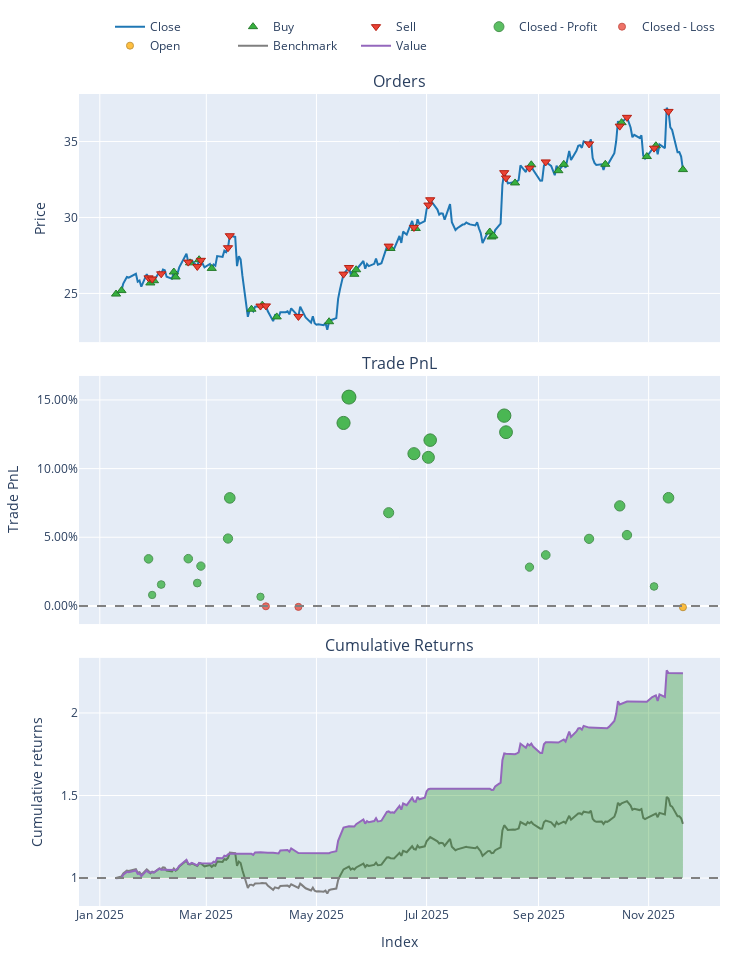

The code cell stored with this chart in its notebook:
### Code cell
## Single stock
stock_symbol = "CWCO"
portfolio, metrics, actions = run_ppo_trading_pipeline(stock_symbol, config)

### Figure 1 — Plotly figure (JSON) as saved in the notebook; plotly's stock layout.template omitted (floating-point values rounded to 4 significant figures; data arrays with more than 128 entries replaced by an {"elided": "..."} marker saying what was removed)
{"data": [{"legendgroup": "0", "line": {"color": "#1f77b4"}, "name": "Close", "showlegend": true, "type": "scatter", "uid": "bf896550-f894-473e-813c-0378e6e66f86", "x": {"elided": "218 str values"}, "xaxis": "x", "y": {"elided": "218 float values"}, "yaxis": "y"}, {"customdata": [[0.0, 1266.0, 31.59], [1.0, 2712.0, 68.31], [3.0, 142.6, 3.664], [5.0, 4000.0, 103.3], [7.0, 319.8, 8.446], [8.0, 3700.0, 96.51], [10.0, 778.8, 21.04], [12.0, 332.9, 9.062], [14.0, 4085.0, 108.9], [17.0, 4786.0, 114.7], [19.0, 3155.0, 76.44], [21.0, 4909.0, 115.2], [23.0, 4973.0, 115.1], [26.0, 4728.0, 124.2], [27.0, 265.4, 7.048], [29.0, 263.3, 7.362], [31.0, 2386.0, 69.84], [34.0, 2149.0, 62.41], [35.0, 431.1, 12.38], [36.0, 2751.0, 79.2], [39.0, 5425.0, 175.1], [41.0, 532.8, 17.83], [43.0, 4496.0, 148.7], [44.0, 995.6, 33.35], [46.0, 5700.0, 190.9], [48.0, 1941.0, 70.33], [50.0, 6079.0, 206.8], [52.0, 1747.0, 60.65], [54.0, 3490.0, 115.7]], "hovertemplate": "Order Id: %{customdata[0]}<br>Timestamp: %{x}<br>Price: %{y}<br>Size: %{customdata[1]:.6f}<br>Fees: %{customdata[2]:.6f}", "legendgroup": "1", "marker": {"color": "#37B13F", "line": {"color": "rgb(38,123,44)", "width": 1}, "size": 8, "symbol": "triangle-up"}, "mode": "markers", "name": "Buy", "type": "scatter", "uid": "89aad7c7-1770-4a72-8877-c32e6b7541a2", "x": ["2025-01-10T00:00:00-05:00", "2025-01-13T00:00:00-05:00", "2025-01-29T00:00:00-05:00", "2025-01-31T00:00:00-05:00", "2025-02-11T00:00:00-05:00", "2025-02-12T00:00:00-05:00", "2025-02-20T00:00:00-05:00", "2025-02-25T00:00:00-05:00", "2025-03-04T00:00:00-05:00", "2025-03-26T00:00:00-04:00", "2025-04-01T00:00:00-04:00", "2025-04-09T00:00:00-04:00", "2025-05-08T00:00:00-04:00", "2025-05-22T00:00:00-04:00", "2025-05-23T00:00:00-04:00", "2025-06-11T00:00:00-04:00", "2025-06-25T00:00:00-04:00", "2025-08-05T00:00:00-04:00", "2025-08-06T00:00:00-04:00", "2025-08-07T00:00:00-04:00", "2025-08-19T00:00:00-04:00", "2025-08-28T00:00:00-04:00", "2025-09-12T00:00:00-04:00", "2025-09-15T00:00:00-04:00", "2025-10-08T00:00:00-04:00", "2025-10-17T00:00:00-04:00", "2025-10-31T00:00:00-04:00", "2025-11-05T00:00:00-05:00", "2025-11-20T00:00:00-05:00"], "xaxis": "x", "y": [24.96, 25.19, 25.69, 25.84, 26.41, 26.08, 27.01, 27.22, 26.65, 23.96, 24.23, 23.46, 23.14, 26.26, 26.56, 27.96, 29.28, 29.04, 28.72, 28.79, 32.27, 33.47, 33.08, 33.5, 33.5, 36.24, 34.01, 34.72, 33.15], "yaxis": "y"}, {"customdata": [[2.0, 3978.0, 103.5], [4.0, 142.6, 3.7], [6.0, 4000.0, 105.2], [9.0, 778.9, 21.08], [11.0, 339.1, 9.08], [13.0, 4013.0, 109.1], [15.0, 3463.0, 97.01], [16.0, 621.8, 17.91], [18.0, 3169.0, 76.6], [20.0, 4772.0, 115.4], [22.0, 4909.0, 115.3], [24.0, 3085.0, 81.05], [25.0, 1888.0, 50.42], [28.0, 262.4, 7.377], [30.0, 2385.0, 69.98], [32.0, 3951.0, 121.7], [33.0, 1045.0, 32.55], [37.0, 4615.0, 152.0], [38.0, 716.8, 23.37], [40.0, 537.4, 17.87], [42.0, 5420.0, 182.4], [45.0, 5491.0, 191.3], [47.0, 3307.0, 119.1], [49.0, 4333.0, 158.5], [51.0, 1758.0, 60.77], [53.0, 6068.0, 224.4]], "hovertemplate": "Order Id: %{customdata[0]}<br>Timestamp: %{x}<br>Price: %{y}<br>Size: %{customdata[1]:.6f}<br>Fees: %{customdata[2]:.6f}", "legendgroup": "2", "marker": {"color": "#EA4335", "line": {"color": "rgb(181,31,18)", "width": 1}, "size": 8, "symbol": "triangle-down"}, "mode": "markers", "name": "Sell", "type": "scatter", "uid": "ac4f0cee-4663-48b7-8267-53bc782f0047", "x": ["2025-01-28T00:00:00-05:00", "2025-01-30T00:00:00-05:00", "2025-02-04T00:00:00-05:00", "2025-02-19T00:00:00-05:00", "2025-02-24T00:00:00-05:00", "2025-02-26T00:00:00-05:00", "2025-03-13T00:00:00-04:00", "2025-03-14T00:00:00-04:00", "2025-03-31T00:00:00-04:00", "2025-04-03T00:00:00-04:00", "2025-04-21T00:00:00-04:00", "2025-05-16T00:00:00-04:00", "2025-05-19T00:00:00-04:00", "2025-06-10T00:00:00-04:00", "2025-06-24T00:00:00-04:00", "2025-07-02T00:00:00-04:00", "2025-07-03T00:00:00-04:00", "2025-08-13T00:00:00-04:00", "2025-08-14T00:00:00-04:00", "2025-08-27T00:00:00-04:00", "2025-09-05T00:00:00-04:00", "2025-09-29T00:00:00-04:00", "2025-10-16T00:00:00-04:00", "2025-10-20T00:00:00-04:00", "2025-11-04T00:00:00-05:00", "2025-11-12T00:00:00-05:00"], "xaxis": "x", "y": [26.03, 25.95, 26.29, 27.06, 26.78, 27.18, 28.01, 28.8, 24.17, 24.18, 23.49, 26.27, 26.71, 28.12, 29.35, 30.82, 31.17, 32.95, 32.6, 33.25, 33.66, 34.84, 36.01, 36.59, 34.56, 36.98], "yaxis": "y"}, {"customdata": [[0.0, 0.0, 3421.0, 0.03424], [1.0, 1.0, 29.23, 0.007979], [2.0, 2.0, 1607.0, 0.01555], [3.0, 3.0, 699.4, 0.03439], [4.0, 3.0, 148.2, 0.01663], [5.0, 3.0, 3065.0, 0.02897], [6.0, 4.0, 4528.0, 0.04906], [7.0, 4.0, 1303.0, 0.07866], [8.0, 5.0, 504.3, 0.00664], [11.0, 7.0, 9512.0, 0.1333], [12.0, 7.0, 6644.0, 0.1521], [13.0, 8.0, 468.0, 0.06788], [14.0, 8.0, 6971.0, 0.1109], [15.0, 8.0, 11860.0, 0.1082], [16.0, 8.0, 3500.0, 0.1207], [17.0, 9.0, 18470.0, 0.1386], [18.0, 9.0, 2620.0, 0.1265], [19.0, 10.0, 489.4, 0.02822], [20.0, 10.0, 6509.0, 0.03708], [21.0, 11.0, 8891.0, 0.04884], [22.0, 12.0, 8071.0, 0.07285], [23.0, 12.0, 7763.0, 0.05159], [24.0, 13.0, 846.5, 0.01416], [25.0, 13.0, 16350.0, 0.07875]], "hovertemplate": "Exit Trade Id: %{customdata[0]}<br>Position Id: %{customdata[1]}<br>Exit Timestamp: %{x}<br>PnL: %{customdata[2]:.6f}<br>Return: %{customdata[3]:.2%}", "legendgroup": "3", "marker": {"color": "#37B13F", "line": {"color": "rgb(38,123,44)", "width": 1}, "opacity": [0.7835, 0.7576, 0.7651, 0.7837, 0.7661, 0.7783, 0.7982, 0.8274, 0.7563, 0.8814, 0.9, 0.8168, 0.8593, 0.8566, 0.869, 0.8867, 0.8747, 0.7776, 0.7863, 0.798, 0.8217, 0.8007, 0.7637, 0.8275], "size": [8.565, 7.354, 7.703, 8.572, 7.753, 8.322, 9.248, 10.61, 7.292, 13.13, 14.0, 10.12, 12.1, 11.98, 12.55, 13.38, 12.82, 8.287, 8.696, 9.238, 10.35, 9.365, 7.639, 10.62], "symbol": "circle"}, "mode": "markers", "name": "Closed - Profit", "type": "scatter", "uid": "725de41b-52ee-4832-981a-3dc952cb91c7", "x": ["2025-01-28T00:00:00-05:00", "2025-01-30T00:00:00-05:00", "2025-02-04T00:00:00-05:00", "2025-02-19T00:00:00-05:00", "2025-02-24T00:00:00-05:00", "2025-02-26T00:00:00-05:00", "2025-03-13T00:00:00-04:00", "2025-03-14T00:00:00-04:00", "2025-03-31T00:00:00-04:00", "2025-05-16T00:00:00-04:00", "2025-05-19T00:00:00-04:00", "2025-06-10T00:00:00-04:00", "2025-06-24T00:00:00-04:00", "2025-07-02T00:00:00-04:00", "2025-07-03T00:00:00-04:00", "2025-08-13T00:00:00-04:00", "2025-08-14T00:00:00-04:00", "2025-08-27T00:00:00-04:00", "2025-09-05T00:00:00-04:00", "2025-09-29T00:00:00-04:00", "2025-10-16T00:00:00-04:00", "2025-10-20T00:00:00-04:00", "2025-11-04T00:00:00-05:00", "2025-11-12T00:00:00-05:00"], "xaxis": "x2", "y": [0.03424, 0.007979, 0.01555, 0.03439, 0.01663, 0.02897, 0.04906, 0.07866, 0.00664, 0.1333, 0.1521, 0.06788, 0.1109, 0.1082, 0.1207, 0.1386, 0.1265, 0.02822, 0.03708, 0.04884, 0.07285, 0.05159, 0.01416, 0.07875], "yaxis": "y2"}, {"customdata": [[9.0, 5.0, -35.82, -0.000311], [10.0, 6.0, -84.45, -0.0007333]], "hovertemplate": "Exit Trade Id: %{customdata[0]}<br>Position Id: %{customdata[1]}<br>Exit Timestamp: %{x}<br>PnL: %{customdata[2]:.6f}<br>Return: %{customdata[3]:.2%}", "legendgroup": "4", "marker": {"color": "#EA4335", "line": {"color": "rgb(181,31,18)", "width": 1}, "opacity": [0.75, 0.7504], "size": [7.0, 7.019], "symbol": "circle"}, "mode": "markers", "name": "Closed - Loss", "type": "scatter", "uid": "b312d35e-d0fe-411c-9391-111daa2ca66c", "x": ["2025-04-03T00:00:00-04:00", "2025-04-21T00:00:00-04:00"], "xaxis": "x2", "y": [-0.000311, -0.0007333], "yaxis": "y2"}, {"customdata": [[26.0, 14.0, -115.7, -0.001]], "hovertemplate": "Exit Trade Id: %{customdata[0]}<br>Position Id: %{customdata[1]}<br>Exit Timestamp: %{x}<br>PnL: %{customdata[2]:.6f}<br>Return: %{customdata[3]:.2%}", "legendgroup": "5", "marker": {"color": "#FFAA00", "line": {"color": "rgb(178,118,0)", "width": 1}, "opacity": [0.7507], "size": [7.032], "symbol": "circle"}, "mode": "markers", "name": "Open", "type": "scatter", "uid": "b4882784-c72f-423c-be58-746c00677cf7", "x": ["2025-11-20T00:00:00-05:00"], "xaxis": "x2", "y": [-0.001], "yaxis": "y2"}, {"legendgroup": "6", "line": {"color": "#7f7f7f"}, "name": "Benchmark", "showlegend": true, "type": "scatter", "uid": "8c33a268-f410-4223-aea6-edcb462afa14", "x": {"elided": "218 str values"}, "xaxis": "x3", "y": {"elided": "218 float values"}, "yaxis": "y3"}, {"hoverinfo": "skip", "legendgroup": "7", "line": {"color": "rgba(0, 0, 0, 0)", "width": 0}, "opacity": 0, "showlegend": false, "type": "scatter", "uid": "b594ff4e-5e2d-40a7-a4ea-841afab11a43", "x": {"elided": "218 str values"}, "xaxis": "x3", "y": {"elided": "218 int values"}, "yaxis": "y3"}, {"connectgaps": false, "fill": "tonexty", "fillcolor": "rgba(0, 128, 0, 0.3)", "hoverinfo": "skip", "legendgroup": "7", "line": {"color": "rgba(0, 0, 0, 0)", "width": 0}, "opacity": 0, "showlegend": false, "type": "scatter", "uid": "1062cef9-2ae2-4114-a719-57e0c8b186d9", "x": {"elided": "218 str values"}, "xaxis": "x3", "y": {"elided": "218 float values"}, "yaxis": "y3"}, {"hoverinfo": "skip", "legendgroup": "7", "line": {"color": "rgba(0, 0, 0, 0)", "width": 0}, "opacity": 0, "showlegend": false, "type": "scatter", "uid": "e377232d-613a-4f98-8377-923179ec4439", "x": {"elided": "218 str values"}, "xaxis": "x3", "y": {"elided": "218 int values"}, "yaxis": "y3"}, {"connectgaps": false, "fill": "tonexty", "fillcolor": "rgba(255, 0, 0, 0.3)", "hoverinfo": "skip", "legendgroup": "7", "line": {"color": "rgba(0, 0, 0, 0)", "width": 0}, "opacity": 0, "showlegend": false, "type": "scatter", "uid": "48743307-4752-4654-a3d4-cff85c0f5c21", "x": {"elided": "218 str values"}, "xaxis": "x3", "y": {"elided": "218 float values"}, "yaxis": "y3"}, {"legendgroup": "8", "line": {"color": "#9467bd"}, "name": "Value", "showlegend": true, "type": "scatter", "uid": "601f26a7-7063-4bdb-b1af-62f9cf686bdc", "x": {"elided": "218 str values"}, "xaxis": "x3", "y": {"elided": "218 float values"}, "yaxis": "y3"}, {"hoverinfo": "skip", "legendgroup": "7", "line": {"color": "rgba(0, 0, 0, 0)", "width": 0}, "opacity": 0, "showlegend": false, "type": "scatter", "uid": "4155ea7e-8bb9-4093-bac9-65e929b7ab9d", "x": {"elided": "218 str values"}, "xaxis": "x3", "y": {"elided": "218 int values"}, "yaxis": "y3"}], "layout": {"annotations": [{"font": {"size": 16}, "showarrow": false, "text": "Orders", "x": 0.5, "xanchor": "center", "xref": "paper", "y": 1, "yanchor": "bottom", "yref": "paper"}, {"font": {"size": 16}, "showarrow": false, "text": "Trade PnL", "x": 0.5, "xanchor": "center", "xref": "paper", "y": 0.6528, "yanchor": "bottom", "yref": "paper"}, {"font": {"size": 16}, "showarrow": false, "text": "Cumulative Returns", "x": 0.5, "xanchor": "center", "xref": "paper", "y": 0.3056, "yanchor": "bottom", "yref": "paper"}], "height": 960, "legend": {"orientation": "h", "traceorder": "normal", "x": 1, "xanchor": "right", "y": 1.042, "yanchor": "bottom"}, "margin": {"b": 30, "l": 30, "r": 30, "t": 30}, "shapes": [{"line": {"color": "gray", "dash": "dash"}, "type": "line", "x0": 0, "x1": 1, "xref": "paper", "y0": 0, "y1": 0, "yref": "y2"}, {"line": {"color": "gray", "dash": "dash"}, "type": "line", "x0": 0, "x1": 1, "xref": "paper", "y0": 1, "y1": 1, "yref": "y3"}], "showlegend": true, "width": 750, "xaxis": {"anchor": "y", "domain": [0, 1], "matches": "x3", "showticklabels": false}, "xaxis2": {"anchor": "y2", "domain": [0, 1], "matches": "x3", "showticklabels": false}, "xaxis3": {"anchor": "y3", "domain": [0, 1], "title": {"text": "Index"}}, "yaxis": {"anchor": "x", "domain": [0.6944, 1], "title": {"text": "Price"}}, "yaxis2": {"anchor": "x2", "domain": [0.3472, 0.6528], "tickformat": ".2%", "title": {"text": "Trade PnL"}}, "yaxis3": {"anchor": "x3", "domain": [0, 0.3056], "title": {"text": "Cumulative returns"}}}}
